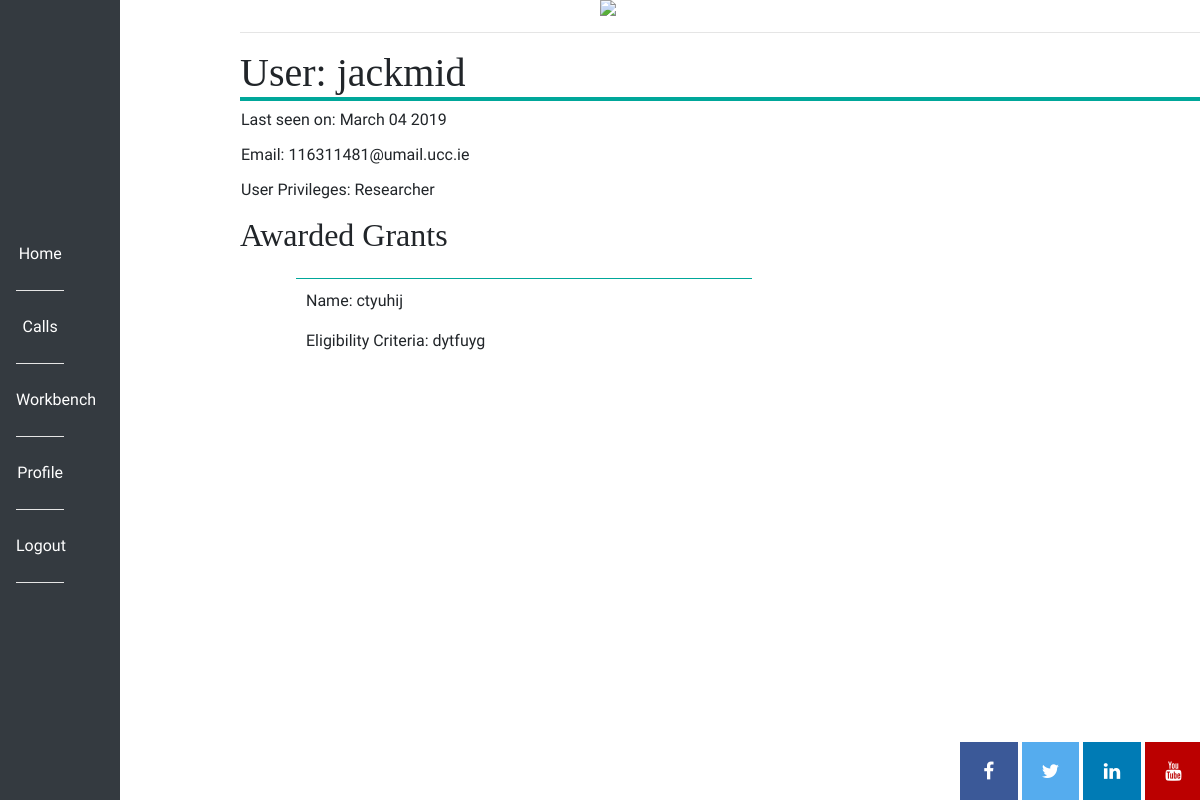
Screenshot of /profile/8 (signed in) with the database file from the repository.
### app/models.py (models this page shows, shortened)
class User(db.Model, UserMixin):
    id = db.Column(db.Integer, primary_key=True)
    username = db.Column(db.String(64), index=True, unique=True)
    email = db.Column(db.String(120), index=True, unique=True)
    password_hash = db.Column(db.String(128))
    access = db.Column(db.Integer)
    proposals = db.relationship('Proposal', backref='author', lazy='dynamic')
    education_info = db.relationship("EducationInfo", backref="author", lazy="dynamic")
    employment = db.relationship("Employment", backref="author", lazy="dynamic")
    professional_studies = db.relationship("ProfessionalStudies", backref="author", lazy="dynamic")
    distinctions_and_awards = db.relationship("DistinctionsAndAwards", backref="author", lazy="dynamic")
    funding_diversification = db.relationship("FundingDiversification", backref="author", lazy="dynamic")
    team_members = db.relationship("TeamMembers", backref="author", lazy="dynamic")
    impacts = db.relationship("Impacts", backref="author", lazy="dynamic")
    innovations = db.relationship("Innovation", backref="author", lazy="dynamic")
    publications = db.relationship("Publication", backref="author", lazy="dynamic")
    presentations = db.relationship("Presentation", backref="author", lazy="dynamic")
    academic_collabs = db.relationship("AcademicCollabs", backref="author", lazy="dynamic")
    non_academic_collabs = db.relationship("NonAcademicCollabs", backref="author", lazy="dynamic")
    conferences = db.relationship("Conference", backref="author", lazy="dynamic")
    communications = db.relationship("Communications", backref="author", lazy="dynamic")
    funding_ratio = db.relationship("FundingRatio", backref="author", lazy="dynamic")
    public_engagement = db.relationship("PublicEngagement", backref="author", lazy="dynamic")
    about_me = db.Column(db.String(140))
    last_seen = db.Column(db.String(20), default=datetime.utcnow().strftime("%B %d %Y"))
    def is_admin(self):
        return self.access == 2
    def get_access(self):
        for acc in ACCESS:
            if self.access == ACCESS[acc]:
                return acc

class Proposal(db.Model):
    id = db.Column(db.Integer, primary_key=True)
    applications = db.relationship("Application", backref="author", lazy="dynamic")
    name = db.Column(db.String(140))
    activities = db.relationship("Activity", backref="author", lazy="dynamic")
    annual_report = db.relationship("AnnualReport", backref="author", lazy="dynamic")
    timestamp = db.Column(db.DateTime, index=True, default=datetime.utcnow)
    user_id = db.Column(db.Integer, db.ForeignKey('user.id'))
    deadline = db.Column(db.String(20))
    text_of_call = db.Column(db.String(500))
    target_audience = db.Column(db.String(50))
    eligibility_criteria = db.Column(db.String(100))
    reporting_guidelines = db.Column(db.String(150))
    start_date = db.Column(db.String(20))
    type_of_call = db.Column(db.String(40))
    call_status = db.Column(db.String(20))
    application_status = db.Column(db.Boolean())

### app/routes.py (the view)
@app.route('/profile/<user_id>')
@login_required
def profile(user_id):
    user = User.query.filter_by(id=user_id).first_or_404()
    access = user.get_access()
    proposals = Proposal.query.filter_by(user_id=user.id)
    return render_template('profile.html', user=user, img=svg, proposals=proposals, access=access)

### app/models.py (called while the page is built)
@login.user_loader
def load_user(id):
    return User.query.get(int(id))

### app/routes.py (called while the page is built)
@app.before_request
def before_request():
    if current_user.is_authenticated:
        current_user.last_seen = datetime.utcnow().strftime("%B %d %Y")
        db.session.commit()

### app/templates/profile.html (shortened to what this page needs)
{% extends "base.html" %}
{% block content %}
<main>
    <h1>User: {{  user.username }}</h1>
    <table>
        <tr valign=""top>
            <td>
                {% if user.last_seen %}<p>Last seen on: {{ user.last_seen }}</p>{%  endif %}
                <p>Email: {{ user.email }}</p>
                {% if user.access == 1 %}
                    <p>User Privileges: Researcher</p>
                {% elif user.access == 2 %}
                    <p>User Privileges: Admin</p>
                {% elif user.access == 3 %}
                    <p>User Privileges: Host Institution</p>
                {% elif user.access == 4 %}
                    <p>User Privileges: Reviewer</p>
                {% endif %}
            </td>
        </tr>
    </table>
        {% if user.access == 1 %}
        <h2>Awarded Grants</h2>
        <ul>
        {% for proposal in proposals %}
            <li class="list">
            <p>Name: {{ proposal.name }}</p>
            <p>Eligibility Criteria: {{ proposal.eligibility_criteria }}</p>
            </li>
        {% endfor %}
        {% endif %}
        </ul>
</main>
{% endblock %}

### app/static/css/style.css (style rules this page uses)
ul { width: 55%; float: left; }
.list { list-style: none; border-top: 1px solid #00A79A; margin: 1em; padding: 10px; }
main { display:block; margin-left:20%; }
h1, h2, h3, h4, h5, h6 { font-family:Georgia, Times, serif; }
h1 { border-bottom: .1em solid #00A79A; }
p, div, a { font-family: 'Nobile', Helvetica, Arial, sans-serif; }

### rows the page displays
User: username "jackmid", last_seen "March 04 2019", email "116311481@umail.ucc.ie"
Proposal: name "ctyuhij", eligibility_criteria "dytfuyg"
